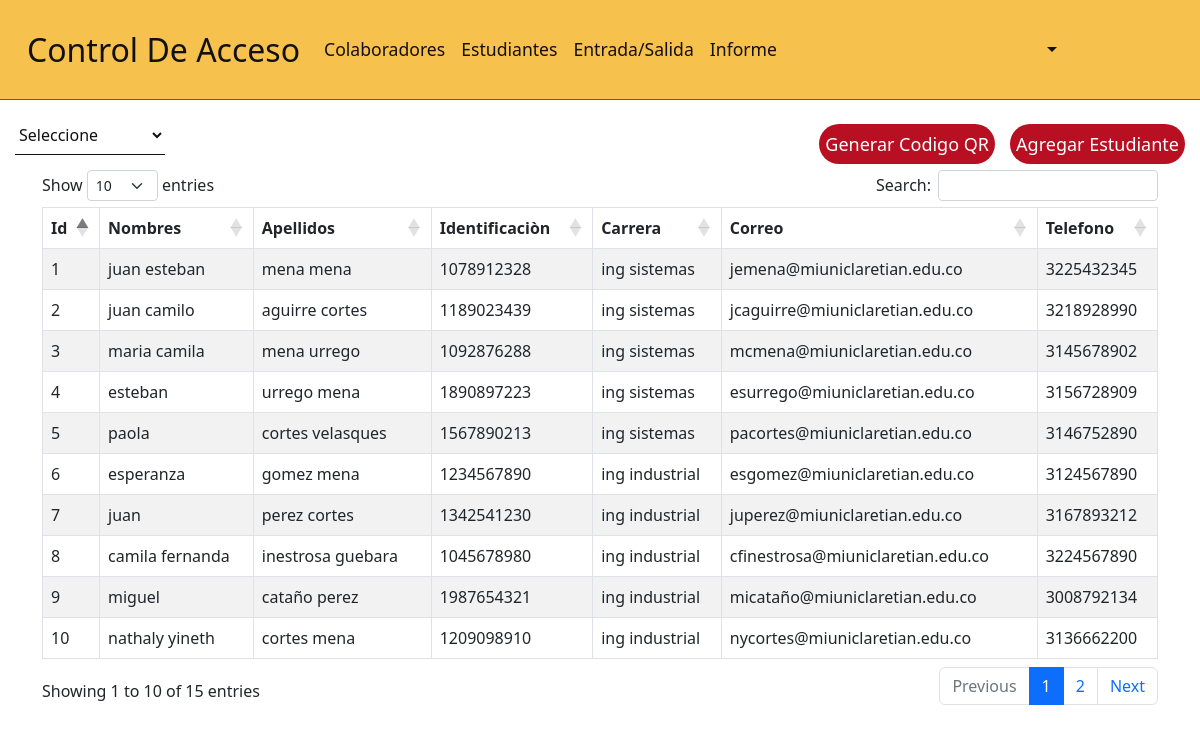
The page /estudiantes.php on the database its author committed.
### tables this page shows
CREATE TABLE `estudiante` (
  `id` int(11) NOT NULL,
  `nombre` varchar(35) NOT NULL,
  `apellido` varchar(35) NOT NULL,
  `identificacion` varchar(11) NOT NULL,
  `carrera` int(10) NOT NULL,
  `correo` varchar(50) NOT NULL,
  `telefono` varchar(11) NOT NULL
);

CREATE TABLE `carrera` (
  `id_carrera` int(11) NOT NULL,
  `nombre` varchar(30) NOT NULL
);

### estudiantes.php (the view, shortened to what this page needs)
<?php
        include './Database/conexion.php';
        if(!isset($_POST["carrera"])){
        $consulta = "SELECT estudiante.id, estudiante.nombre, estudiante.apellido, estudiante.identificacion, carrera.nombre as carrera, estudiante.correo, estudiante.telefono FROM estudiante
        INNER JOIN carrera ON estudiante.carrera =  carrera.id_carrera";
        $consulta1 = $DB_con->prepare($consulta);
        $consulta1->execute();
        }
?>
<!DOCTYPE html>
<html lang="en">
<head>
<link rel="stylesheet" href="https://cdn.jsdelivr.net/npm/bootstrap@5.2.2/dist/css/bootstrap.min.css" />
    <link rel="stylesheet" href="https://cdn.datatables.net/1.12.1/css/dataTables.bootstrap5.min.css" />
    <link rel="stylesheet" href="./css/header.css">
    <link rel="stylesheet" href="./css/caja.css">
</head>
<body>
        <header>
            <?php include './componentes/header.php' ?>
        </header>
    <div class="caja">
        <div class="posicion">
            <form action="" method="post">
            <select name="carrera" id="" onchange="cambio()">
                <option value="" selected>Seleccione</option>
            </select>
            </form>
        </div>
        <div class="todo">
            <div class="posiciom">
            <button type="submit" name="agregar" data-bs-toggle="modal" data-bs-target="#agregar_estudiante"> Agregar Estudiante</button>
            </div>
            <div class="posiciom1">
                <button type="submit" name="agregar" data-bs-toggle="modal" data-bs-target="#generar_qr"> Generar Codigo QR</button>
            </div>
        </div>
   </div>
    <div class="container">
     <table id="example" class="table table-striped table-bordered" style="width:100%">
        <thead>
            <tr>
                <th>Id</th>
                <th>Nombres</th>
                <th>Apellidos</th>
                <th>Identificaciòn</th>
                <th>Carrera</th>
                <th>Correo</th>
                <th>Telefono</th>
            </tr>
        </thead>
        <tbody>
                <?php
                    if($consulta1->rowCount() > 0){
                        $rows = $consulta1->fetchAll(PDO::FETCH_ASSOC);
                        foreach ($rows as $row){
                ?>
            <tr>
                <td><?php echo $row["id"]; ?></td>
                <td><?php echo $row["nombre"];?></td>
                <td><?php echo $row["apellido"];?></td>
                <td><?php echo $row["identificacion"]; ?></td>
                <td><?php echo $row["carrera"]; ?></td>
                <td><?php echo $row["correo"]; ?></td>
                <td><?php echo $row["telefono"]; ?></td>
            </tr>
            <?php
                }
                    }
            ?>
            </tbody>
    </table>
</div>
</body>
</html>

### componentes/header.php (shortened to what this page needs)
<header>
<nav class="navbar navbar-expand-md border-bottom border-primary">
        <div class="container-fluid">
            <a href="./administracion.php" class="navbar-brand">Control De Acceso</a>
            <div id="MenuNavegacion" class="collapse navbar-collapse">
                <ul class="navbar-nav ml-auto" id="nav1">
                    <li class="nav-item"><a href="./colaboradores.php" class="nav-link">Colaboradores</a></li>
                    <li class="nav-item"><a href="./estudiantes.php" class="nav-link">Estudiantes</a></li>
                    <li class="nav-item"><a href="./entrad-salida.php" class="nav-link">Entrada/Salida</a></li>
                    <li class="nav-item"><a href="./informe.php" class="nav-link">Informe</a></li>
                </ul>
                <ul class="navbar-nav ms-auto">
                    <li class="dropdown">
                        <a class="nav-link dropdown-toggle" href="#" role="button" data-bs-toggle="dropdown"
                            aria-expanded="false">
                        </a>
                    </li>
                </ul>
            </div>
        </div>
    </nav>
</header>

### css/header.css (style rules this page uses)
.navbar { height: 100px; background: #f7c04af8; }
.navbar-brand { font-size: 2rem; margin-left: 15px; color: #111; }
.nav-link { color: #111; font-size: 1.1rem; }

### css/caja.css (style rules this page uses)
.caja { margin: 15px 15px; position: relative; }
.todo { position: relative; }
.posiciom { position: absolute; right: 0px; bottom: -9px; }
.todo .posiciom1 { position: absolute; right: 190px; bottom: -9px; }
.caja select { border: none; border-bottom: 1px solid #111; background: transparent; outline: none; height: 40px; color: #111; font-size: 16px; width: 150px; }
.caja button { border: none; outline: none; height: 40px; background: #b80f22; color: #fff; font-size: 18px; border-radius: 20px; }

### rows shown on the page
estudiante: id "1", nombre "juan esteban", apellido "mena mena", identificacion "1078912328", carrera.nombre "ing sistemas", correo "jemena@miuniclaretian.edu.co", telefono "3225432345"
estudiante: id "2", nombre "juan camilo", apellido "aguirre cortes", identificacion "1189023439", carrera.nombre "ing sistemas", correo "jcaguirre@miuniclaretian.edu.co", telefono "3218928990"
estudiante: id "3", nombre "maria camila", apellido "mena urrego", identificacion "1092876288", carrera.nombre "ing sistemas", correo "mcmena@miuniclaretian.edu.co", telefono "3145678902"
estudiante: id "4", nombre "esteban", apellido "urrego mena", identificacion "1890897223", carrera.nombre "ing sistemas", correo "esurrego@miuniclaretian.edu.co", telefono "3156728909"
estudiante: id "5", nombre "paola", apellido "cortes velasques", identificacion "1567890213", carrera.nombre "ing sistemas", correo "pacortes@miuniclaretian.edu.co", telefono "3146752890"
estudiante: id "6", nombre "esperanza", apellido "gomez mena", identificacion "1234567890", carrera.nombre "ing industrial", correo "esgomez@miuniclaretian.edu.co", telefono "3124567890"
estudiante: id "7", nombre "juan", apellido "perez cortes", identificacion "1342541230", carrera.nombre "ing industrial", correo "juperez@miuniclaretian.edu.co", telefono "3167893212"
estudiante: id "8", nombre "camila fernanda", apellido "inestrosa guebara", identificacion "1045678980", carrera.nombre "ing industrial", correo "cfinestrosa@miuniclaretian.edu.co", telefono "3224567890"
estudiante: id "9", nombre "miguel", apellido "cataño perez", identificacion "1987654321", carrera.nombre "ing industrial", correo "micataño@miuniclaretian.edu.co", telefono "3008792134"
estudiante: id "10", nombre "nathaly yineth", apellido "cortes mena", identificacion "1209098910", carrera.nombre "ing industrial", correo "nycortes@miuniclaretian.edu.co", telefono "3136662200"
